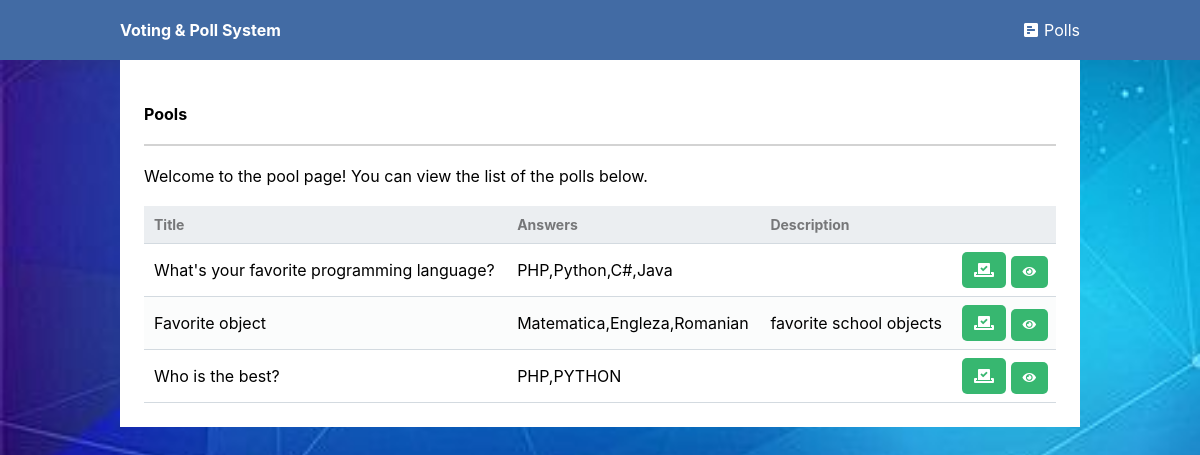
The page / on the database its author committed.
### tables this page shows
CREATE TABLE `polls` (
  `id` int(11) NOT NULL,
  `title` text NOT NULL,
  `desc` text NOT NULL
);

### user_mod/guest.php (the view, shortened to what this page needs)
<?php
	include 'functions.php';
?>
<article class="content_to_center">
	<br>
	<h2>Pools</h2>
	<br>
	<hr>
	<br>
	<p>Welcome to the pool page! You can view the list of the polls below.</p>
	<br>
	<table>
        <thead>
            <tr>
                <td>Title</td>
				<td>Answers</td>
				<td>Description</td>
                <td></td>
            </tr>
        </thead>
        <tbody>
        	<?php
				$query ='SELECT p.*, GROUP_CONCAT(pa.title ORDER BY pa.id) AS answers
						 FROM polls p
						 LEFT JOIN poll_answers pa ON pa.poll_id = p.id
						 GROUP BY p.id';
        		$result = mysqli_query($conection, $query);
        		while($polls = mysqli_fetch_assoc($result)){
	        		$id      = $polls['id'];
	        		$title   = $polls['title'];
	        		$answers = $polls['answers'];
	        		$desc    = $polls['desc'];
	        		echo '
			            <tr>
			                <td>'.$title.'</td>
							<td>'.$answers.'</td>
							<td>'.$desc.'</td>
			                <td class="actions">
			                	<a href="vote.php?id='.$id.'" class="view" title="Vote Poll">
			                		<i class="fas fa-vote-yea"></i>
			                	</a>
								<a href="result.php?id='.$id.'" class="view" title="View Poll">
									<i class="fas fa-eye fa-xs"></i>
								</a>
			                </td>
			            </tr>
	      			';
        		}
        	?>
        </tbody>
    </table>
</article>

### css/main.css (style rules this page uses)
* { margin: 0; padding: 0; outline: none; box-sizing: border-box; font-size: 16px; font-family: -apple-system, BlinkMacSystemFont, "segoe ui", roboto, oxygen, ubuntu, cantarell, "fira sans", "droid sans", "helvetica neue", Arial, sans-serif; }
body { background-color: lightblue; background-image: url(../img/backgrounds/result_bg.jpg); background-repeat: no-repeat; background-size: cover; height: 100vh; }
a { text-decoration: none; }
hr { height: 0.3vh; background-color: lightgray; border: none; }
article, form { background-color: white; padding: 2vw; }
.content_to_center { width: 80%; margin: 0 auto; }
table { width: 100%; padding-top: 30px; border-collapse: collapse; }
table thead { background-color: #ebeef1; border-bottom: 1px solid #d3dae0; }
table thead td { padding: 10px; font-weight: bold; color: #767779; font-size: 14px; }
table tbody tr { border-bottom: 1px solid #d3dae0; }
table tbody tr:nth-child(even) { background-color: #fbfcfc; }
table tbody tr td { padding: 10px; }
table tbody tr td:nth-child(1) { color: #a5a7a9; }
table tbody tr td.actions { padding: 8px; text-align: right; }
table tbody tr td.actions .view, table tbody tr td.actions .edit, table tbody tr td.actions .trash { display: inline-flex; text-align: right; text-decoration: none; color: #FFFFFF; padding: 10px 12px; border-radius: 5px; }
table tbody tr td.actions .view { background-color: #37b770; }

### user_mod/guest.php (style rules this page uses)
table tbody tr td:nth-child(1) { color: black; }

### rows shown on the page
polls: title "What's your favorite programming language?", answers "PHP,Python,C#,Java"
polls: title "Favorite object", answers "Matematica,Engleza,Romanian", desc "favorite school objects"
polls: title "Who is the best?", answers "PHP,PYTHON"
